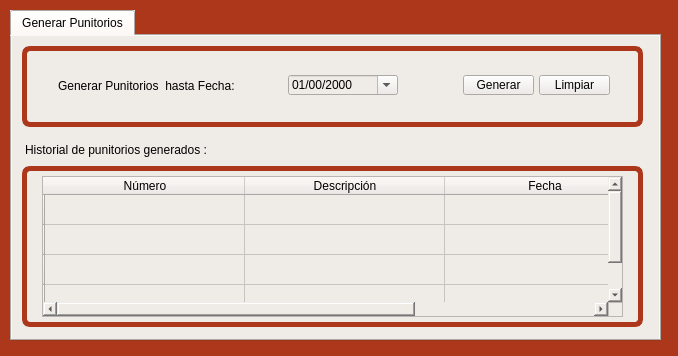
<?xml version="1.0" encoding="UTF-8"?>
<ui version="4.0">
 <class>Form</class>
 <widget class="QWidget" name="Form">
  <property name="geometry">
   <rect>
    <x>0</x>
    <y>0</y>
    <width>678</width>
    <height>356</height>
   </rect>
  </property>
  <property name="windowTitle">
   <string>Punitorios</string>
  </property>
  <property name="styleSheet">
   <string notr="true">selection-background-color: rgb(218, 175, 158);
selection-color: rgb(0, 0, 0);
font:  75 10Pt &quot;Century Schoolbook L&quot;;
background-color: rgb(172, 55, 26);
</string>
  </property>
  <widget class="QTabWidget" name="tabWidget_2">
   <property name="geometry">
    <rect>
     <x>10</x>
     <y>10</y>
     <width>651</width>
     <height>331</height>
    </rect>
   </property>
   <property name="styleSheet">
    <string notr="true">background-color: rgb(239, 235, 231);
</string>
   </property>
   <property name="currentIndex">
    <number>0</number>
   </property>
   <widget class="QWidget" name="tab_2">
    <attribute name="icon">
     <iconset>
      <normaloff>Íconos/documento-financiero.png</normaloff>Íconos/documento-financiero.png</iconset>
    </attribute>
    <attribute name="title">
     <string>Generar Punitorios</string>
    </attribute>
    <widget class="QGroupBox" name="groupBox">
     <property name="geometry">
      <rect>
       <x>10</x>
       <y>10</y>
       <width>621</width>
       <height>81</height>
      </rect>
     </property>
     <property name="styleSheet">
      <string notr="true">QGroupBox{
background-color: rgb(239, 235, 231);
border-style: solid;
border-width: 5px;
border-color: rgb(172, 55, 26);
border-radius: 8px;
font: 10pt &quot;KacstOne&quot;;
}
QLineEdit{
background-color: rgb(239, 235, 231);
}
QLabel{
background-color: rgb(239, 235, 231);
font: 10pt &quot;KacstOne&quot;;
}
QDateEdit{
background-color: rgb(239, 235, 231);
}</string>
     </property>
     <property name="title">
      <string/>
     </property>
     <widget class="QLabel" name="label">
      <property name="geometry">
       <rect>
        <x>36</x>
        <y>32</y>
        <width>221</width>
        <height>16</height>
       </rect>
      </property>
      <property name="text">
       <string>Generar Punitorios  hasta Fecha:</string>
      </property>
     </widget>
     <widget class="QDateEdit" name="dte_fecha_consumos_generados">
      <property name="geometry">
       <rect>
        <x>266</x>
        <y>29</y>
        <width>110</width>
        <height>20</height>
       </rect>
      </property>
      <property name="displayFormat">
       <string>dd/mm/yyyy</string>
      </property>
      <property name="calendarPopup">
       <bool>true</bool>
      </property>
     </widget>
     <widget class="QPushButton" name="boton_limpiar">
      <property name="geometry">
       <rect>
        <x>517</x>
        <y>29</y>
        <width>71</width>
        <height>20</height>
       </rect>
      </property>
      <property name="text">
       <string>Limpiar</string>
      </property>
     </widget>
     <widget class="QPushButton" name="boton_generar">
      <property name="geometry">
       <rect>
        <x>441</x>
        <y>29</y>
        <width>71</width>
        <height>20</height>
       </rect>
      </property>
      <property name="text">
       <string>Generar</string>
      </property>
     </widget>
    </widget>
    <widget class="QLabel" name="label_2">
     <property name="geometry">
      <rect>
       <x>13</x>
       <y>98</y>
       <width>241</width>
       <height>31</height>
      </rect>
     </property>
     <property name="text">
      <string>Historial de punitorios generados : </string>
     </property>
    </widget>
    <widget class="QGroupBox" name="groupBox_2">
     <property name="geometry">
      <rect>
       <x>10</x>
       <y>130</y>
       <width>621</width>
       <height>161</height>
      </rect>
     </property>
     <property name="styleSheet">
      <string notr="true">QGroupBox{
background-color: rgb(239, 235, 231);
border-style: solid;
border-width: 5px;
border-color: rgb(172, 55, 26);
border-radius: 8px;
font: 10pt &quot;KacstOne&quot;;
}
QLineEdit{
background-color: rgb(239, 235, 231);
}
QLabel{
background-color: rgb(239, 235, 231);
font: 10pt &quot;KacstOne&quot;;
}
QDateEdit{
background-color: rgb(239, 235, 231);
}</string>
     </property>
     <property name="title">
      <string/>
     </property>
     <widget class="QTableWidget" name="tableWidget">
      <property name="geometry">
       <rect>
        <x>20</x>
        <y>10</y>
        <width>581</width>
        <height>141</height>
       </rect>
      </property>
      <property name="selectionBehavior">
       <enum>QAbstractItemView::SelectRows</enum>
      </property>
      <attribute name="horizontalHeaderDefaultSectionSize">
       <number>200</number>
      </attribute>
      <row>
       <property name="text">
        <string/>
       </property>
      </row>
      <row>
       <property name="text">
        <string/>
       </property>
      </row>
      <row>
       <property name="text">
        <string/>
       </property>
      </row>
      <row>
       <property name="text">
        <string/>
       </property>
      </row>
      <column>
       <property name="text">
        <string>Número</string>
       </property>
      </column>
      <column>
       <property name="text">
        <string>Descripción</string>
       </property>
      </column>
      <column>
       <property name="text">
        <string>Fecha</string>
       </property>
      </column>
     </widget>
    </widget>
   </widget>
  </widget>
 </widget>
 <resources/>
 <connections>
  <connection>
   <sender>boton_limpiar</sender>
   <signal>clicked()</signal>
   <receiver>dte_fecha_consumos_generados</receiver>
   <slot>clear()</slot>
   <hints>
    <hint type="sourcelabel">
     <x>589</x>
     <y>90</y>
    </hint>
    <hint type="destinationlabel">
     <x>342</x>
     <y>90</y>
    </hint>
   </hints>
  </connection>
 </connections>
</ui>
